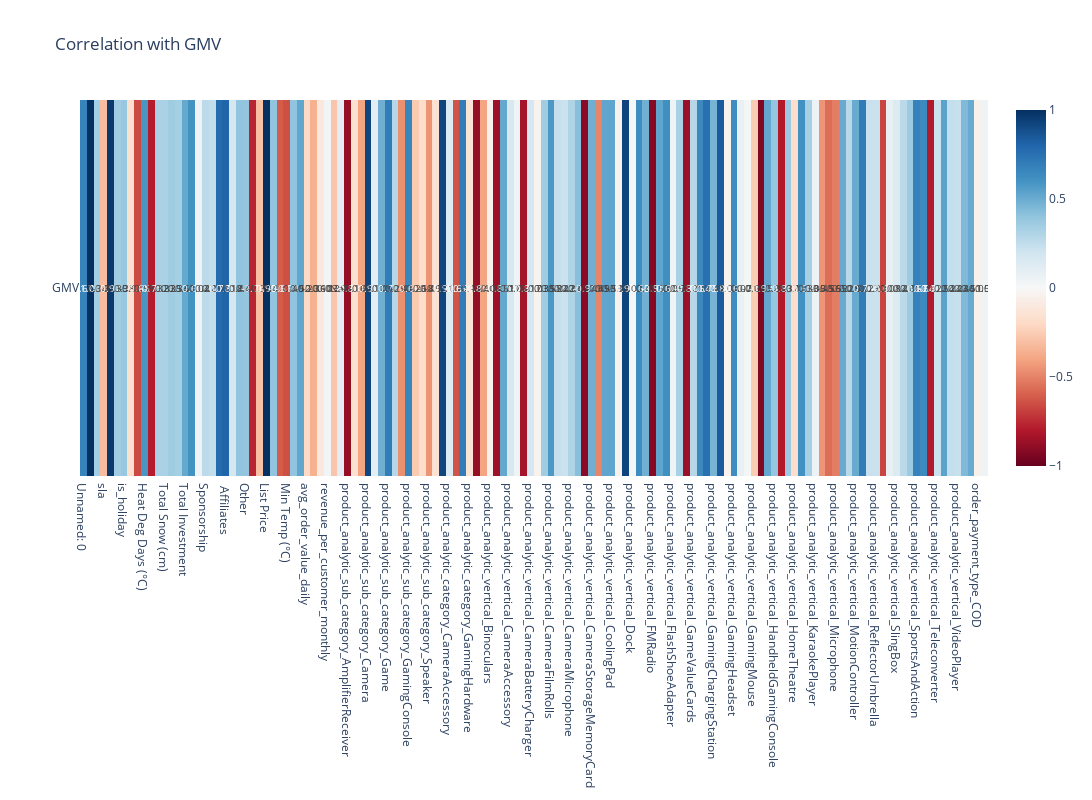
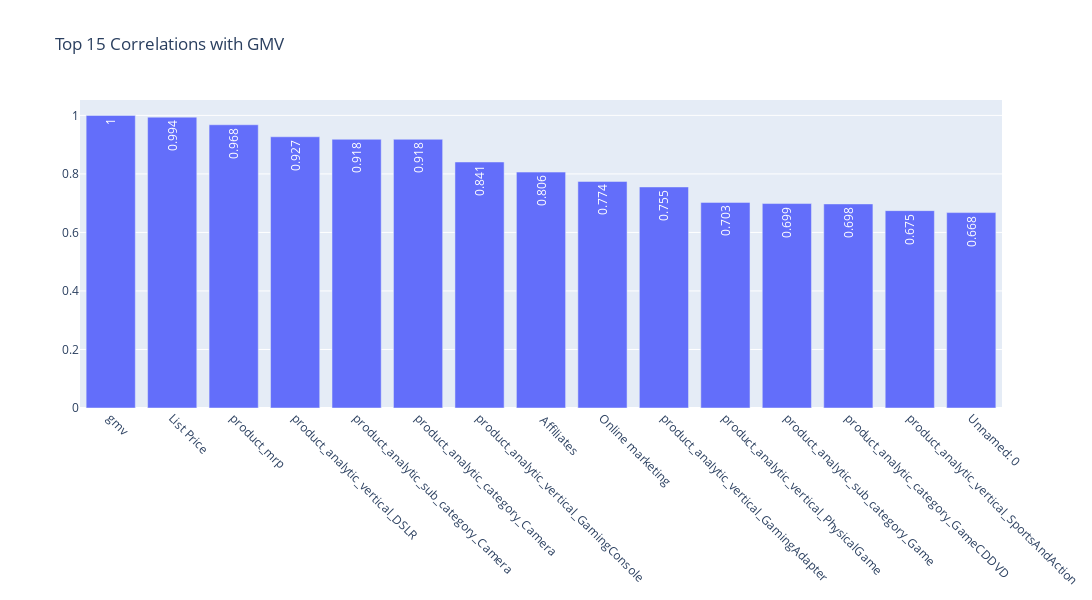

Write notebook code for charts like these, in order.
### Code cell
# Select only numeric columns for correlation analysis
numeric_columns = df.select_dtypes(include=['float64', 'int64']).columns
numeric_df = df[numeric_columns]

# Calculate correlations with GMV
correlations = numeric_df.corr()['gmv'].sort_values(ascending=False)

# Display correlations
print("\nCorrelations with GMV:")
print(correlations)

# Create a heatmap of correlations using plotly
import plotly.graph_objects as go

heatmap_fig = go.Figure(data=go.Heatmap(
    z=numeric_df.corr()[['gmv']].values.T,
    x=numeric_df.corr()[['gmv']].index,
    y=['GMV'],
    colorscale='RdBu',
    zmid=0,
    text=numeric_df.corr()[['gmv']].values.T,
    texttemplate='%{text:.2f}',
    textfont={"size": 10},
    hoverongaps=False
))

heatmap_fig.update_layout(
    title='Correlation with GMV',
    height=800,
    width=1600
)
heatmap_fig.show()

# Create a bar plot of top 15 correlations using plotly
bar_fig = go.Figure(data=go.Bar(
    x=correlations.head(15).index,
    y=correlations.head(15).values,
    text=correlations.head(15).values.round(3),
    textposition='auto',
    textangle=-90
))

bar_fig.update_layout(
    title='Top 15 Correlations with GMV',
    xaxis_tickangle=45,
    height=600,
    width=1600,
    showlegend=False
)
bar_fig.show()

# Calculate key statistics for GMV
print("\nKey Statistics for GMV:")
print(df['gmv'].describe())

### Figure 1 — Plotly figure (JSON) as saved in the notebook; plotly's stock layout.template omitted (floating-point values rounded to 4 significant figures; data arrays with more than 128 entries replaced by an {"elided": "..."} marker saying what was removed)
{"data": [{"colorscale": [[0, "rgb(103,0,31)"], [0.1, "rgb(178,24,43)"], [0.2, "rgb(214,96,77)"], [0.3, "rgb(244,165,130)"], [0.4, "rgb(253,219,199)"], [0.5, "rgb(247,247,247)"], [0.6, "rgb(209,229,240)"], [0.7, "rgb(146,197,222)"], [0.8, "rgb(67,147,195)"], [0.9, "rgb(33,102,172)"], [1, "rgb(5,48,97)"]], "hoverongaps": false, "text": {"elided": "1x134 float values"}, "textfont": {"size": 10}, "texttemplate": "%{text:.2f}", "type": "heatmap", "x": {"elided": "134 str values"}, "y": ["GMV"], "z": {"elided": "1x134 float values"}, "zmid": 0}], "layout": {"height": 800, "title": {"text": "Correlation with GMV"}, "width": 1600}}

### Figure 2 — Plotly figure (JSON) as saved in the notebook; plotly's stock layout.template omitted (floating-point values rounded to 4 significant figures)
{"data": [{"text": [1.0, 0.994, 0.968, 0.927, 0.918, 0.918, 0.841, 0.806, 0.774, 0.755, 0.703, 0.699, 0.698, 0.675, 0.668], "textangle": -90, "textposition": "auto", "type": "bar", "x": ["gmv", "List Price", "product_mrp", "product_analytic_vertical_DSLR", "product_analytic_sub_category_Camera", "product_analytic_category_Camera", "product_analytic_vertical_GamingConsole", " Affiliates", "Online marketing", "product_analytic_vertical_GamingAdapter", "product_analytic_vertical_PhysicalGame", "product_analytic_sub_category_Game", "product_analytic_category_GameCDDVD", "product_analytic_vertical_SportsAndAction", "Unnamed: 0"], "y": [1.0, 0.9941, 0.968, 0.927, 0.9184, 0.9184, 0.8408, 0.8063, 0.7743, 0.7555, 0.7027, 0.6987, 0.6975, 0.6745, 0.6678]}], "layout": {"height": 600, "showlegend": false, "title": {"text": "Top 15 Correlations with GMV"}, "width": 1600, "xaxis": {"tickangle": 45}}}
